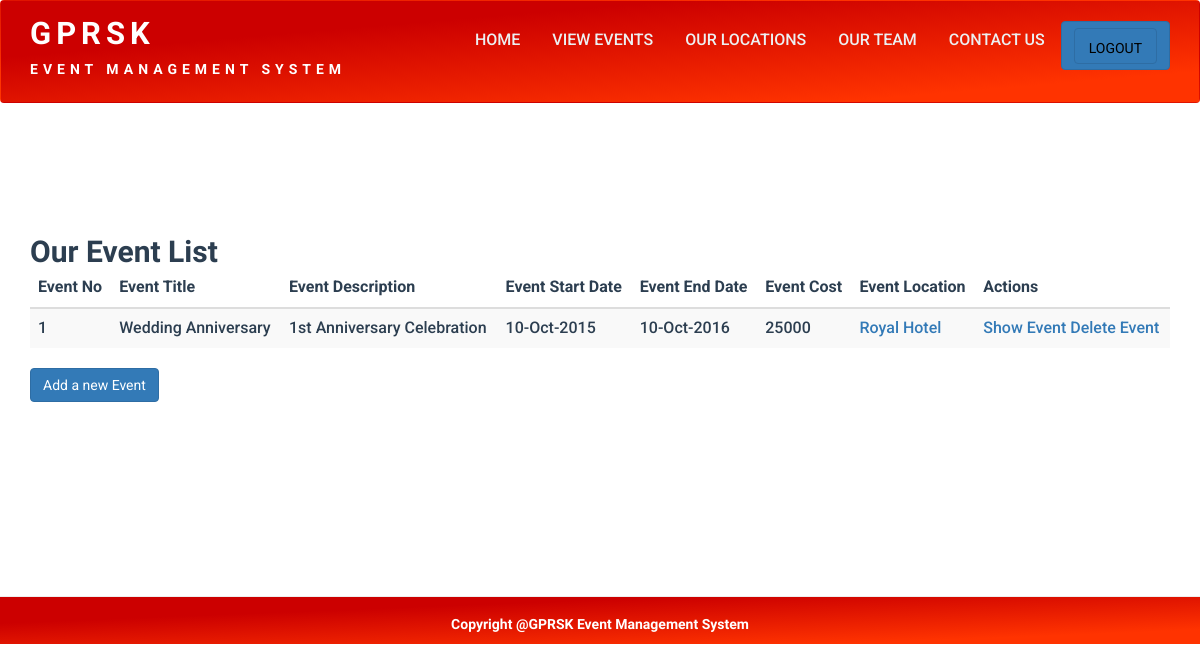
The app's page /viewEvents.php (signed in) with its own data.
### tables this page shows
CREATE TABLE `events` (
  `EventID` int(11) NOT NULL,
  `Title` varchar(255) NOT NULL,
  `Description` varchar(255) NOT NULL,
  `StartDate` varchar(255) NOT NULL,
  `EndDate` varchar(255) NOT NULL,
  `Cost` int(11) NOT NULL,
  `LocationID` int(11) NOT NULL
);

CREATE TABLE `locations` (
  `LocationID` int(11) NOT NULL,
  `Name` varchar(255) NOT NULL,
  `Address` varchar(255) NOT NULL,
  `ManagerFName` varchar(255) NOT NULL,
  `ManagerLName` varchar(255) NOT NULL,
  `ManagerEmail` varchar(255) NOT NULL,
  `ManagerNumber` int(11) NOT NULL,
  `MaxCapacity` int(11) NOT NULL
);

### classes/EventTableGateway.php (called while the page is built, shortened)
<?php
class EventTableGateway {
    private $connect;
    public function __construct($c) {
        $this->connect = $c;
    }
    public function getEvents() {
        $sqlQuery = "SELECT e.*, l.name " .
                    "FROM events e " .
                    "LEFT JOIN locations l ON e.locationID = l.locationID";
        $statement = $this->connect->prepare($sqlQuery);
        $status = $statement->execute();
        return $statement;
    }
}

### viewEvents.php (the view, shortened to what this page needs)
<?php
require_once 'classes/EventTableGateway.php';
$connection = Connection::getInstance();
$gateway = new EventTableGateway($connection);
$statement = $gateway->getEvents();
?>
<!DOCTYPE html>
<html>
    <head>
        <?php require 'utils/styles.php'; ?>
    </head>
    <body>
        <?php require 'utils/header.php'; ?>
        <div class = "content">
            <div class = "container" style="margin-top:11%">
                <h2>Our Event List</h2>
                <table class="table table-striped">
                    <thead>
                        <tr>
                            <th>Event No</th>
                            <th>Event Title</th>
                            <th>Event Description</th>
                            <th>Event Start Date</th>
                            <th>Event End Date</th>
                            <th>Event Cost</th>
                            <th>Event Location</th>
                            <th>Actions</th>
                        </tr>
                    </thead>
                    <tbody>
                        <?php
                        $row = $statement->fetch(PDO::FETCH_ASSOC);
                        while ($row) {
                            echo '<tr>';
                            echo '<td>' . $row['EventID'] . '</td>';
                            echo '<td>' . $row['Title'] . '</td>';
                            echo '<td>' . $row['Description'] . '</td>';
                            echo '<td>' . $row['StartDate'] . '</td>';
                            echo '<td>' . $row['EndDate'] . '</td>';
                            echo '<td>' . $row['Cost'] . '</td>';
                            echo '<td>'
                            . '<a href="viewLocation.php?id='.$row['LocationID'].'">'.$row['name'].'</a> '
                            . '</td>';
                            echo '<td>'
                            . '<a href="viewEvent.php?id='.$row['EventID'].'">Show Event</a> '
                            . '<a class="delete" href="deleteEvent.php?id='.$row['EventID'].'">Delete Event</a> '
                            . '</td>';
                            echo '</tr>';
                            $row = $statement->fetch(PDO::FETCH_ASSOC);
                        }
                        ?>
                    </tbody>
                </table>
                <a class="btn btn-primary text-center" href = "createEventForm.php" style="margin-bottom:11%">Add a new Event</a>
            </div>
        </div>
        <?php require 'utils/footer.php'; ?>
    </body>
</html>

### css/style.css (style rules this page uses)
body { overflow-x: hidden; }
.content { font-family: 'Roboto', sans-serif; color: #2C3E50; }

### css/style1.css (style rules this page uses)
html, body { margin:0; font-size: 100%; font-family: 'Lato', sans-serif; background: #fff; }
body a { text-decoration:none; transition:0.5s all; -webkit-transition:0.5s all; -moz-transition:0.5s all; -o-transition:0.5s all; -ms-transition:0.5s all; }
h1,h2,h3,h4,h5,h6 { margin:0; font-family: 'Federo', sans-serif; font-weight: 600; }

### css/chocolat1.css (style rules this page uses)
body { margin:0; padding:0; }

### css/easy-responsive-tabs1.css (style rules this page uses)
body { margin: 0px; padding: 0px; background: #f5f5f5; font-weight: 500; }

### records on screen
events: EventID "1", Title "Wedding Anniversary", Description "1st Anniversary Celebration", StartDate "10-Oct-2015", EndDate "10-Oct-2016", Cost "25000", LocationID.Name "Royal Hotel"
